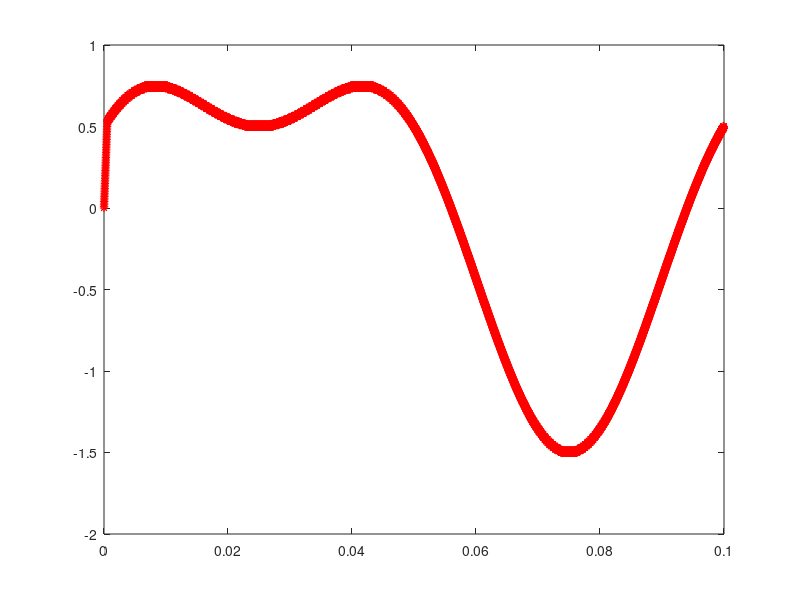
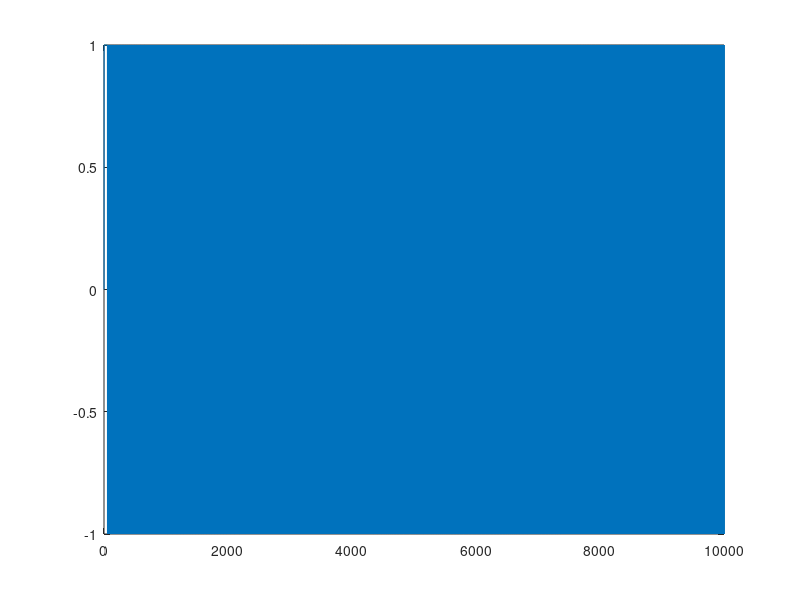
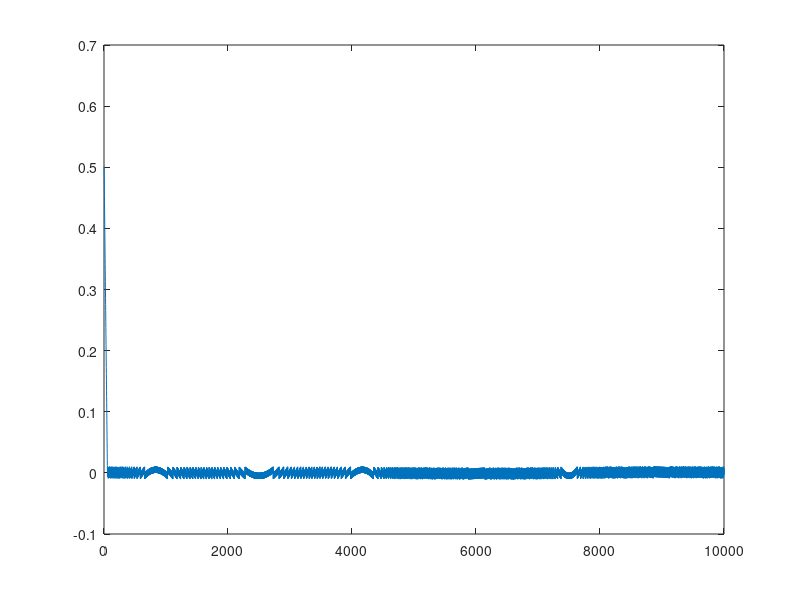

Source code (MATLAB) for these figures, in order:
clear all
close all
N = 10000;
f1= 10;
f2= 20;
ts= 0.00001;
delta=0.01;

t = ts*[0:N-1];

m = sin(2*pi*f1*t) + 0.5*cos(2*pi*f2*t);

mq(1) = 0;
eq(1) = 0;
b(1)  = 0;
error(1)=m(1);

for n=2:N
    error(n) = m(n) - mq(n-1);
    eq(n) = sign(error(n))*delta;
    mq(n) = mq(n-1)+eq(n);
    b(n) = sign(eq(n));
end

figure('NumberTitle','off','Name','m(t) & mq(t)')
plot(t,m,'b',t,mq,'*r')
figure('NumberTitle','off','Name','b(t)')
plot(b)
figure('NumberTitle','off','Name','error')
plot(error)
